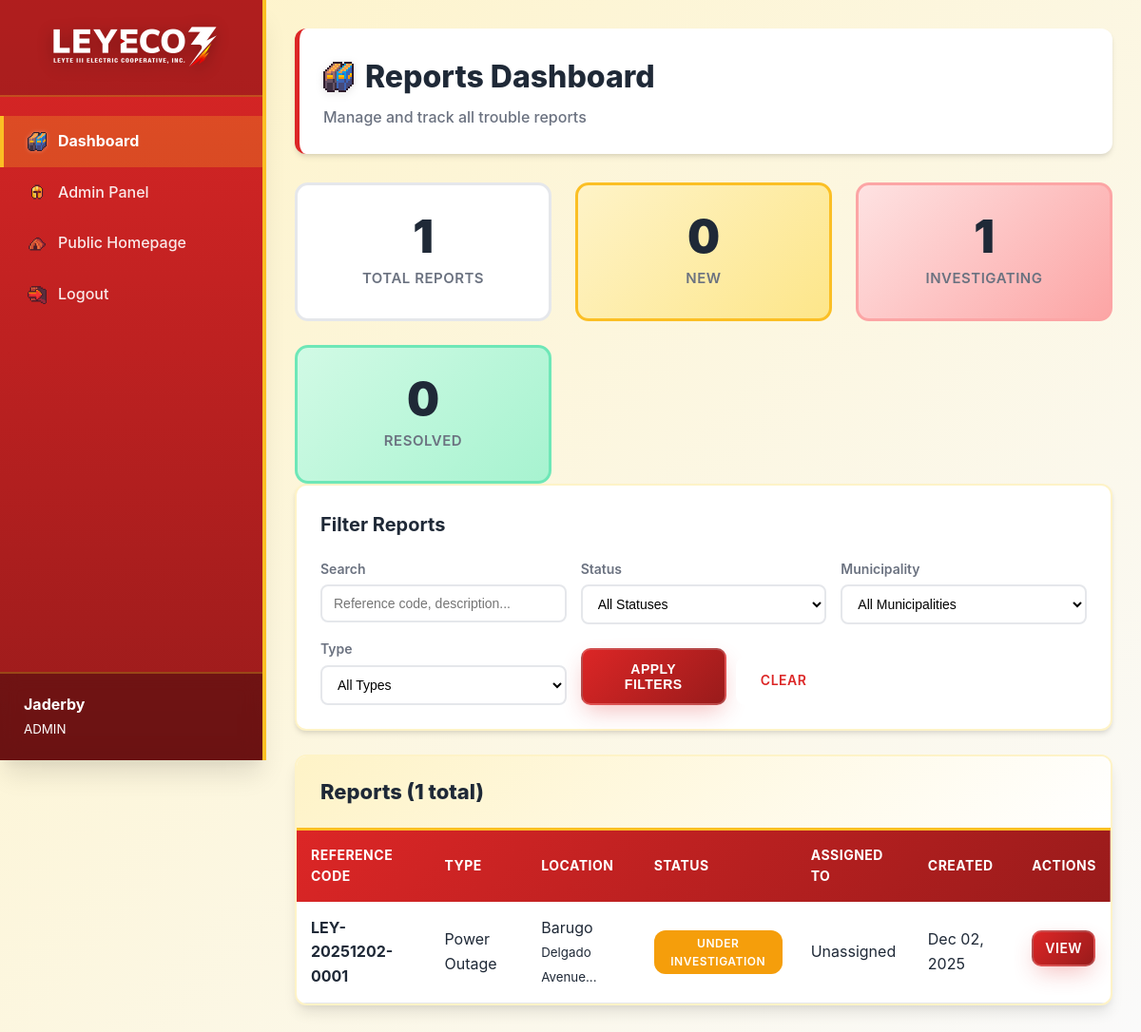
Screenshot of /public/operator_dashboard.php (signed in) with the database file from the repository.
### tables this page shows
CREATE TABLE `reports` (
  `id` int NOT NULL,
  `reference_code` varchar(50) NOT NULL,
  `reporter_name` varchar(100) DEFAULT NULL,
  `contact` varchar(100) DEFAULT NULL,
  `description` text NOT NULL,
  `type` enum('OUTAGE','TRANSFORMER_DAMAGE','WIRES_DOWN','HAZARD','OTHER') NOT NULL,
  `status` enum('NEW','INVESTIGATING','RESOLVED','CLOSED') NOT NULL DEFAULT 'NEW',
  `municipality` varchar(100) NOT NULL,
  `address` text NOT NULL,
  `lat` float DEFAULT NULL,
  `lon` float DEFAULT NULL,
  `photo_path` varchar(255) DEFAULT NULL,
  `assigned_to` int DEFAULT NULL,
  `created_at` timestamp NULL DEFAULT CURRENT_TIMESTAMP,
  `updated_at` timestamp NULL DEFAULT CURRENT_TIMESTAMP ON UPDATE CURRENT_TIMESTAMP
);

### app/functions.php (called while the page is built, shortened)
<?php
require_once __DIR__ . '/db.php';
function isLoggedIn() {
    return isset($_SESSION['user_id']);
}
function getCurrentUser() {
    return [
        'id' => $_SESSION['user_id'],
        'name' => $_SESSION['user_name'],
        'email' => $_SESSION['user_email'],
        'role' => $_SESSION['user_role']
    ];
}
function formatDate($date, $format = 'M d, Y g:i A') {
    return date($format, strtotime($date));
}
function e($string) {
    return htmlspecialchars($string ?? '', ENT_QUOTES, 'UTF-8');
}

### app/db.php (called while the page is built, shortened)
<?php
class Database {
    private static $instance = null;
    private $connection;
    private function __construct() {
        try {
            $dsn = "mysql:host=" . DB_HOST . ";dbname=" . DB_NAME . ";charset=" . DB_CHARSET;
            $options = [
                PDO::ATTR_ERRMODE => PDO::ERRMODE_EXCEPTION,
                PDO::ATTR_DEFAULT_FETCH_MODE => PDO::FETCH_ASSOC,
                PDO::ATTR_EMULATE_PREPARES => false,
                PDO::MYSQL_ATTR_INIT_COMMAND => "SET NAMES " . DB_CHARSET
            ];
            $this->connection = new PDO($dsn, DB_USER, DB_PASS, $options);
        } catch (PDOException $e) {
            error_log("Database Connection Error: " . $e->getMessage());
            die("Database connection failed. Please try again later.");
        }
    }
    public static function getInstance() {
        if (self::$instance === null) {
            self::$instance = new self();
        }
        return self::$instance;
    }
    public function getConnection() {
        return $this->connection;
    }
}
function getDB() {
    return Database::getInstance()->getConnection();
}

### app/ReportController.php (called while the page is built, shortened)
<?php
require_once __DIR__ . '/db.php';
require_once __DIR__ . '/functions.php';
class ReportController {
    private $db;
    public function __construct() {
        $this->db = getDB();
    }
    public function getAll($filters = [], $page = 1, $perPage = REPORTS_PER_PAGE) {
        try {
            $where = [];
            $params = [];
            $whereClause = !empty($where) ? "WHERE " . implode(" AND ", $where) : "";
            $countStmt = $this->db->prepare("SELECT COUNT(*) as total FROM reports $whereClause");
            $countStmt->execute($params);
            $total = $countStmt->fetch()['total'];
            $offset = ($page - 1) * $perPage;
            $stmt = $this->db->prepare("
                SELECT r.*, u.name as assigned_to_name
                FROM reports r
                LEFT JOIN users u ON r.assigned_to = u.id
                $whereClause
                ORDER BY r.created_at DESC
                LIMIT ? OFFSET ?
            ");
            $params[] = $perPage;
            $params[] = $offset;
            $stmt->execute($params);
            $reports = $stmt->fetchAll();
            return [
                'reports' => $reports,
                'total' => $total,
                'page' => $page,
                'per_page' => $perPage,
                'total_pages' => ceil($total / $perPage)
            ];
        } catch (Exception $e) {
            error_log("Get reports error: " . $e->getMessage());
            return ['reports' => [], 'total' => 0, 'page' => 1, 'per_page' => $perPage, 'total_pages' => 0];
        }
    }
    public function getStatistics() {
        try {
            $stats = [];
            $stmt = $this->db->query("SELECT COUNT(*) as total FROM reports");
            $stats['total'] = $stmt->fetch()['total'];
            $stmt = $this->db->query("SELECT status, COUNT(*) as count FROM reports GROUP BY status");
            $stats['by_status'] = [];
            while ($row = $stmt->fetch()) {
                $stats['by_status'][$row['status']] = $row['count'];
            }
            $stmt = $this->db->query("SELECT type, COUNT(*) as count FROM reports GROUP BY type");
            $stats['by_type'] = [];
            while ($row = $stmt->fetch()) {
                $stats['by_type'][$row['type']] = $row['count'];
            }
            $stmt = $this->db->query("SELECT municipality, COUNT(*) as count FROM reports GROUP BY municipality ORDER BY count DESC LIMIT 10");
            $stats['by_municipality'] = $stmt->fetchAll();
            $stmt = $this->db->query("SELECT COUNT(*) as count FROM reports WHERE created_at >= DATE_SUB(NOW(), INTERVAL 7 DAY)");
            $stats['recent'] = $stmt->fetch()['count'];
            return $stats;
        } catch (Exception $e) {
            error_log("Get statistics error: " . $e->getMessage());
            return [];
        }
    }
}

### public/operator_dashboard.php (the view, shortened to what this page needs)
<?php
require_once __DIR__ . '/../app/db.php';
require_once __DIR__ . '/../app/functions.php';
require_once __DIR__ . '/../app/ReportController.php';
$user = getCurrentUser();
$reportController = new ReportController();
$filters = [
    'status' => $_GET['status'] ?? '',
    'municipality' => $_GET['municipality'] ?? '',
    'type' => $_GET['type'] ?? '',
    'search' => $_GET['search'] ?? ''
];
$page = isset($_GET['page']) ? max(1, intval($_GET['page'])) : 1;
$result = $reportController->getAll($filters, $page);
$reports = $result['reports'];
$stats = $reportController->getStatistics();
?>
<!DOCTYPE html>
<html lang="en">
<head>
    <link rel="stylesheet" href="homepage.css">
    <link rel="stylesheet" href="assets/css/dashboard.css">
    <link rel="stylesheet" href="assets/css/mobile-sidebar.css">
    <link rel="stylesheet" href="assets/css/header-icon.css">
</head>
<body>
    <div class="dashboard-layout">
        <aside class="sidebar" id="sidebar">
            <div class="sidebar-header">
                <img src="assets/images/logo_leyeco3.webp" alt="LEYECO III Logo" class="header-logo">
            </div>
            <nav class="sidebar-nav">
                <a href="operator_dashboard.php" class="nav-item active">
                    <img src="assets/icons/fc9.png" alt="Dashboard" class="nav-icon"> Dashboard
                </a>
                <?php if ($user['role'] === 'ADMIN'): ?>
                    <a href="admin_dashboard.php" class="nav-item">
                        <img src="assets/icons/fc1911.png" alt="Admin" class="nav-icon"> Admin Panel
                    </a>
                <?php endif; ?>
                <a href="homepage.php" class="nav-item">
                    <img src="assets/icons/fc93.png" alt="Home" class="nav-icon"> Public Homepage
                </a>
                <a href="logout.php" class="nav-item">
                    <img src="assets/icons/fc3.png" alt="Logout" class="nav-icon"> Logout
                </a>
            </nav>
            <div class="sidebar-user">
                <strong><?php echo e($user['name']); ?></strong><br>
                <small><?php echo e($user['role']); ?></small>
            </div>
        </aside>
        <main class="dashboard-main">
            <header class="dashboard-header">
                <h1>
                    <img src="assets/icons/fc9.png" alt="Dashboard" class="header-title-icon">
                    Reports Dashboard
                </h1>
                <p>Manage and track all trouble reports</p>
            </header>
            <div class="stats-grid">
                <div class="stat-card">
                    <div class="stat-number"><?php echo number_format($stats['total'] ?? 0); ?></div>
                    <div class="stat-label">Total Reports</div>
                </div>
                <div class="stat-card stat-new">
                    <div class="stat-number"><?php echo number_format($stats['by_status']['NEW'] ?? 0); ?></div>
                    <div class="stat-label">New</div>
                </div>
                <div class="stat-card stat-investigating">
                    <div class="stat-number"><?php echo number_format($stats['by_status']['INVESTIGATING'] ?? 0); ?></div>
                    <div class="stat-label">Investigating</div>
                </div>
                <div class="stat-card stat-resolved">
                    <div class="stat-number"><?php echo number_format($stats['by_status']['RESOLVED'] ?? 0); ?></div>
                    <div class="stat-label">Resolved</div>
                </div>
            </div>
            <div class="filters-card">
                <h3>Filter Reports</h3>
                <form method="GET" class="filters-form">
                    <div class="filter-group">
                        <label>Search</label>
                        <input type="text" name="search" value="<?php echo e($filters['search']); ?>" placeholder="Reference code, description...">
                    </div>
                    <div class="filter-group">
                        <label>Status</label>
                        <select name="status">
                            <option value="">All Statuses</option>
                        </select>
                    </div>
                    <div class="filter-group">
                        <label>Municipality</label>
                        <select name="municipality">
                            <option value="">All Municipalities</option>
                        </select>
                    </div>
                    <div class="filter-group">
                        <label>Type</label>
                        <select name="type">
                            <option value="">All Types</option>
                        </select>
                    </div>
                    <div class="filter-actions">
                        <button type="submit" class="btn btn-primary">Apply Filters</button>
                        <a href="operator_dashboard.php" class="btn btn-outline">Clear</a>
                    </div>
                </form>
            </div>
            <div class="table-card">
                <div class="table-header">
                    <h3>Reports (<?php echo number_format($result['total']); ?> total)</h3>
                </div>
                <div class="table-responsive">
                    <table class="data-table">
                        <thead>
                            <tr>
                                <th>Reference Code</th>
                                <th>Type</th>
                                <th>Location</th>
                                <th>Status</th>
                                <th>Assigned To</th>
                                <th>Created</th>
                                <th>Actions</th>
                            </tr>
                        </thead>
                        <tbody>
                            <?php if (empty($reports)): ?>
                                <tr>
                                    <td colspan="7" style="text-align: center; padding: 40px; color: var(--text-secondary);">
                                        No reports found
                                    </td>
                                </tr>
                            <?php else: ?>
                                <?php foreach ($reports as $report): ?>
                                    <tr>
                                        <td>
                                            <strong><?php echo e($report['reference_code']); ?></strong>
                                        </td>
                                        <td><?php echo e(REPORT_TYPES[$report['type']]); ?></td>
                                        <td>
                                            <?php echo e($report['municipality']); ?><br>
                                            <small style="color: var(--text-secondary);"><?php echo e(substr($report['address'], 0, 30)); ?>...</small>
                                        </td>
                                        <td>
                                            <span class="status-badge status-<?php echo e($report['status']); ?>">
                                                <?php echo e(REPORT_STATUSES[$report['status']]); ?>
                                            </span>
                                        </td>
                                        <td><?php echo e($report['assigned_to_name'] ?? 'Unassigned'); ?></td>
                                        <td><?php echo formatDate($report['created_at'], 'M d, Y'); ?></td>
                                        <td>
                                            <a href="operator_report_view.php?id=<?php echo $report['id']; ?>" class="btn btn-sm btn-primary">
                                                View
                                            </a>
                                        </td>
                                    </tr>
                                <?php endforeach; ?>
                            <?php endif; ?>
                        </tbody>
                    </table>
                </div>
            </div>
        </main>
    </div>
</body>
</html>

### rows the page displays
reports: reference_code "LEY-20251202-0001", type "Power Outage", municipality "Barugo", address "Delgado Avenue", status "UNDER INVESTIGATION", assigned_to_name "Unassigned", created_at "Dec 02, 2025"

### other values shown
$user['name'] "Jaderby"
$user['role'] "ADMIN"
$stats['total'] "1"
$stats['by_status']['NEW'] "0"
$stats['by_status']['INVESTIGATING'] "1"
$stats['by_status']['RESOLVED'] "0"
$result['total'] "1"
